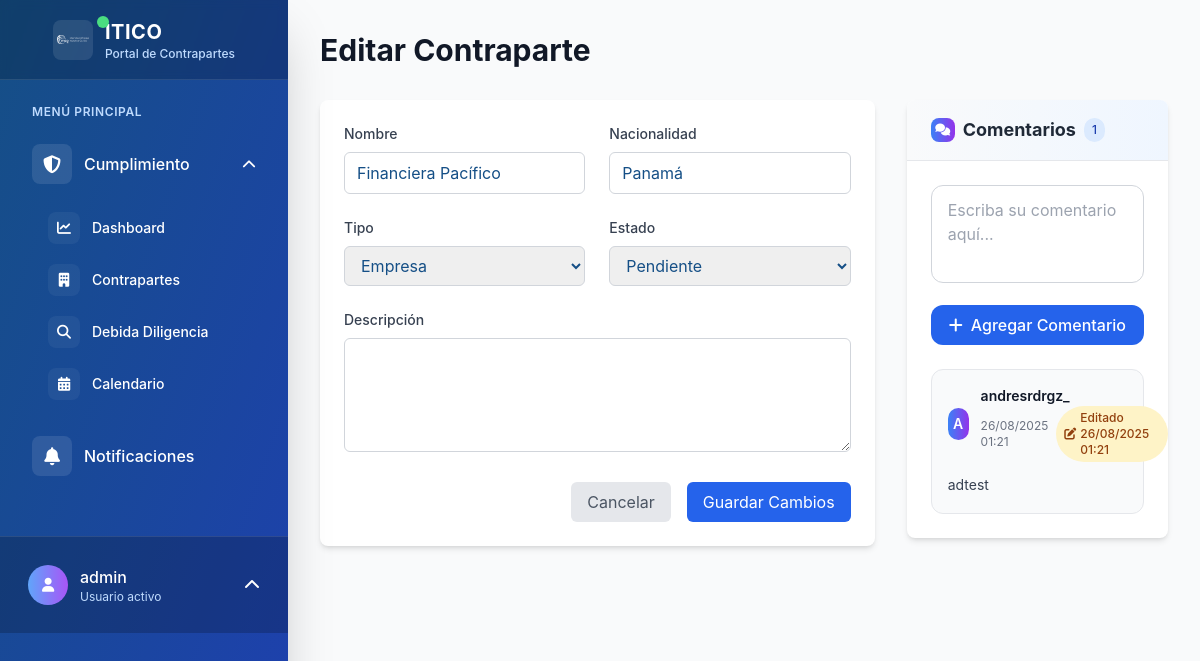
The page /contrapartes/6/editar/ (signed in) on the database its author committed.
### contrapartes/models.py (models this page shows, shortened)
class Contraparte(models.Model):
    ESTADOS_CONTRAPARTE = [
        ('activa', 'Activa'),
        ('inactiva', 'Inactiva'),
        ('pendiente', 'Pendiente de Aprobación'),
        ('rechazada', 'Rechazada'),
        ('en_revision', 'En Revisión'),
    ]
    nombre = models.CharField(max_length=255, verbose_name="Nombre")
    nacionalidad = models.CharField(max_length=100, verbose_name="Nacionalidad")
    tipo = models.ForeignKey(
        TipoContraparte,
        on_delete=models.PROTECT,
        related_name='contrapartes',
        verbose_name="Tipo",
        limit_choices_to={'activo': True},
        help_text="Tipo de contraparte"
    )
    estado = models.CharField(
        max_length=20,
        choices=ESTADOS_CONTRAPARTE,
        default='pendiente',
        verbose_name="Estado"
    )
    fecha_proxima_dd = models.DateField(
        verbose_name="Próxima Debida Diligencia",
        null=True,
        blank=True,
        help_text="Fecha de la próxima renovación de debida diligencia"
    )
    creado_por = models.ForeignKey(
        User,
        on_delete=models.PROTECT,
        related_name='contrapartes_creadas',
        verbose_name="Creado por"
    )
    fecha_creacion = models.DateTimeField(auto_now_add=True, verbose_name="Fecha de creación")
    fecha_actualizacion = models.DateTimeField(auto_now=True, verbose_name="Última actualización")
    descripcion = models.TextField(blank=True, null=True, verbose_name="Descripción")
    notas = models.TextField(blank=True, null=True, verbose_name="Notas adicionales")
    class Meta:
        verbose_name = "Contraparte"
        verbose_name_plural = "Contrapartes"
        ordering = ['-fecha_creacion']
    @property
    def comentarios_activos_count(self):
        return self.comentarios.filter(activo=True).count()

class TipoContraparte(models.Model):
    codigo = models.CharField(
        max_length=20,
        unique=True,
        verbose_name="Código",
        help_text="Código único para identificar el tipo (ej: empresa, ong, etc.)"
    )
    nombre = models.CharField(
        max_length=100,
        verbose_name="Nombre",
        help_text="Nombre descriptivo del tipo de contraparte"
    )
    descripcion = models.TextField(
        blank=True,
        null=True,
        verbose_name="Descripción",
        help_text="Descripción detallada del tipo de contraparte"
    )
    activo = models.BooleanField(
        default=True,
        verbose_name="Activo",
        help_text="Indica si este tipo está disponible para nuevas contrapartes"
    )
    creado_por = models.ForeignKey(
        User,
        on_delete=models.PROTECT,
        related_name='tipos_contraparte_creados',
        verbose_name="Creado por"
    )
    fecha_creacion = models.DateTimeField(auto_now_add=True, verbose_name="Fecha de creación")
    fecha_actualizacion = models.DateTimeField(auto_now=True, verbose_name="Última actualización")
    class Meta:
        verbose_name = "Tipo de Contraparte"
        verbose_name_plural = "Tipos de Contraparte"
        ordering = ['nombre']

class Comentario(models.Model):
    contraparte = models.ForeignKey(
        Contraparte,
        on_delete=models.CASCADE,
        related_name='comentarios',
        verbose_name="Contraparte"
    )
    usuario = models.ForeignKey(
        User,
        on_delete=models.PROTECT,
        related_name='comentarios_contrapartes',
        verbose_name="Usuario"
    )
    contenido = models.TextField(
        verbose_name="Comentario",
        help_text="Contenido del comentario"
    )
    fecha_creacion = models.DateTimeField(
        auto_now_add=True,
        verbose_name="Fecha de creación"
    )
    fecha_actualizacion = models.DateTimeField(
        auto_now=True,
        verbose_name="Fecha de actualización"
    )
    editado = models.BooleanField(
        default=False,
        verbose_name="Editado",
        help_text="Indica si el comentario ha sido editado"
    )
    activo = models.BooleanField(
        default=True,
        verbose_name="Activo"
    )
    class Meta:
        verbose_name = "Comentario"
        verbose_name_plural = "Comentarios"
        ordering = ['-fecha_creacion']

### contrapartes/views.py (the view)
# urls.py: path('<int:pk>/editar/', views.ContraparteUpdateView.as_view(), name='editar'),
class ContraparteUpdateView(LoginRequiredMixin, UpdateView):
    model = Contraparte
    form_class = ContraparteForm
    template_name = 'contrapartes/editar.html'
    success_url = reverse_lazy('contrapartes:lista')
    def get_context_data(self, **kwargs):
        context = super().get_context_data(**kwargs)
        if 'form' not in context:
            context['form'] = self.get_form()
        return context

### templates/contrapartes/editar.html (shortened to what this page needs)
{% extends 'base.html' %}
{% block content %}
<div class="max-w-6xl mx-auto">
    <h1 class="text-3xl font-bold text-gray-900 mb-8">Editar Contraparte</h1>
    <div class="grid grid-cols-1 lg:grid-cols-3 gap-8">
        <div class="lg:col-span-2">
            <div class="bg-white rounded-lg shadow-md p-6">
                <form method="post">
                    <div class="grid grid-cols-1 md:grid-cols-2 gap-6">
                        <div>
                            <label class="block text-sm font-medium text-gray-700 mb-2">Nombre</label>
                            <input type="text" name="nombre" value="{{ object.nombre }}" class="w-full px-3 py-2 border border-gray-300 rounded-md focus:outline-none focus:ring-2 focus:ring-blue-500">
                        </div>
                        <div>
                            <label class="block text-sm font-medium text-gray-700 mb-2">Nacionalidad</label>
                            <input type="text" name="nacionalidad" value="{{ object.nacionalidad }}" class="w-full px-3 py-2 border border-gray-300 rounded-md focus:outline-none focus:ring-2 focus:ring-blue-500">
                        </div>
                        <div>
                            <label class="block text-sm font-medium text-gray-700 mb-2">Tipo</label>
                            <select name="tipo" class="w-full px-3 py-2 border border-gray-300 rounded-md focus:outline-none focus:ring-2 focus:ring-blue-500">
                                {% for tipo in form.tipo.field.queryset %}
                                    <option value="{{ tipo.id }}" {% if object.tipo == tipo %}selected{% endif %}>{{ tipo.nombre }}</option>
                                {% endfor %}
                            </select>
                        </div>
                        <div>
                            <label class="block text-sm font-medium text-gray-700 mb-2">Estado</label>
                            <select name="estado" class="w-full px-3 py-2 border border-gray-300 rounded-md focus:outline-none focus:ring-2 focus:ring-blue-500">
                                <option value="pendiente" {% if object.estado == 'pendiente' %}selected{% endif %}>Pendiente</option>
                            </select>
                        </div>
                        <div class="md:col-span-2">
                            <label class="block text-sm font-medium text-gray-700 mb-2">Descripción</label>
                            <textarea name="descripcion" rows="4" class="w-full px-3 py-2 border border-gray-300 rounded-md focus:outline-none focus:ring-2 focus:ring-blue-500">{{ object.descripcion }}</textarea>
                        </div>
                    </div>
                    <div class="mt-6 flex justify-end space-x-4">
                        <a href="{% url 'contrapartes:detalle' object.pk %}" class="px-4 py-2 text-gray-600 bg-gray-200 rounded-md hover:bg-gray-300">
                            Cancelar
                        </a>
                        <button type="submit" class="px-4 py-2 bg-blue-600 text-white rounded-md hover:bg-blue-700">
                            Guardar Cambios
                        </button>
                    </div>
                </form>
            </div>
        </div>
        <div class="lg:col-span-1">
            <div class="bg-white rounded-lg shadow-md overflow-hidden">
                <div class="bg-gradient-to-r from-gray-50 to-blue-50 px-6 py-4 border-b border-gray-200">
                    <h2 class="text-lg font-bold text-gray-800 flex items-center">
                        <div class="w-6 h-6 rounded-lg bg-gradient-to-r from-blue-500 to-purple-600 flex items-center justify-center text-white mr-2">
                            <i class="fas fa-comments text-xs"></i>
                        </div>
                        Comentarios
                        <span id="comentarios-count" class="ml-2 px-2 py-1 bg-blue-100 text-blue-800 text-xs rounded-full font-medium">
                            {{ object.comentarios_activos_count }}
                        </span>
                    </h2>
                </div>
                <div class="p-6">
                    <form id="comentario-form" class="mb-6">
                        <div class="mb-4">
                            <textarea id="comentario-contenido"
                                      name="contenido"
                                      rows="3"
                                      class="w-full px-4 py-3 border border-gray-300 rounded-xl focus:ring-2 focus:ring-blue-500 focus:border-transparent transition-all duration-200 resize-none"
                                      placeholder="Escriba su comentario aquí..."></textarea>
                        </div>
                        <button type="submit"
                                class="w-full bg-blue-600 text-white px-4 py-2 rounded-xl font-medium hover:bg-blue-700 transition-colors duration-200 flex items-center justify-center">
                            <i class="fas fa-plus mr-2"></i>
                            Agregar Comentario
                        </button>
                    </form>
                    <div id="comentarios-container">
                        {% include 'contrapartes/comentarios_list_partial.html' %}
                    </div>
                </div>
            </div>
        </div>
    </div>
</div>
{% endblock %}

### templates/partials/user_menu.html (shortened to what this page needs)
{% if user.is_authenticated %}
    <div class="p-4 border-t border-white border-opacity-10 bg-black bg-opacity-20">
        <div class="relative">
            <button id="user-menu-button" class="group flex items-center w-full text-white hover:bg-white hover:bg-opacity-10 p-3 rounded-xl transition-all duration-300">
                <div class="flex items-center justify-center w-10 h-10 rounded-full bg-gradient-to-r from-blue-400 to-purple-500 mr-3 group-hover:scale-110 transition-transform duration-300">
                    <i class="fas fa-user text-sm"></i>
                </div>
                <div class="flex-1 text-left">
                    <p class="font-medium truncate group-hover:translate-x-1 transition-transform duration-300">{{ user.get_full_name|default:user.username }}</p>
                    <p class="text-xs text-blue-200">Usuario activo</p>
                </div>
                <i class="fas fa-chevron-up ml-2 transform group-hover:rotate-180 transition-transform duration-300" id="chevron-icon"></i>
            </button>
        </div>
    </div>
{% endif %}

### templates/contrapartes/comentarios_list_partial.html (shortened to what this page needs)
<div class="space-y-4">
    {% for comentario in object.comentarios.all %}
        {% if comentario.activo %}
            <div class="bg-gray-50 rounded-xl p-4 border border-gray-200 hover:border-gray-300 transition-colors duration-200" data-comentario-id="{{ comentario.id }}">
                <div class="flex items-start justify-between mb-3">
                    <div class="flex items-center space-x-3">
                        <div class="w-8 h-8 rounded-full bg-gradient-to-r from-blue-500 to-purple-600 flex items-center justify-center text-white font-semibold text-sm">
                            {{ comentario.usuario.first_name|first|default:comentario.usuario.username|first|upper }}
                        </div>
                        <div>
                            <h4 class="font-semibold text-gray-900 text-sm">
                                {{ comentario.usuario.get_full_name|default:comentario.usuario.username }}
                            </h4>
                            <div class="flex items-center space-x-2 text-xs text-gray-500">
                                <span>{{ comentario.fecha_creacion|date:"d/m/Y H:i" }}</span>
                                {% if comentario.editado %}
                                    <span class="inline-flex items-center px-2 py-1 rounded-full bg-amber-100 text-amber-800 font-medium">
                                        <i class="fas fa-edit mr-1"></i>
                                        Editado {{ comentario.fecha_actualizacion|date:"d/m/Y H:i" }}
                                    </span>
                                {% endif %}
                            </div>
                        </div>
                    </div>
                </div>
                <div class="comentario-contenido">
                    <p class="text-gray-700 text-sm leading-relaxed whitespace-pre-wrap">{{ comentario.contenido }}</p>
                </div>
            </div>
        {% endif %}
    {% endfor %}
</div>

### static/css/itico.css (style rules this page uses)
:root { --color-primario: #154F86; --color-blanco: #FFFFFF; --color-exito: #10B981; --color-advertencia: #F59E0B; --color-error: #EF4444; --color-info: #3B82F6; --color-fondo: var(--color-blanco); --color-fondo-secundario: #F9FAFB; --color-texto: var(--color-primario); --color-texto-secundario: #6B7280; --color-borde: #E5E7EB; --sombra-sm: 0 1px 2px 0 rgba(0, 0, 0, 0.05); --sombra-md: 0 4px 6px -1px rgba(0, 0, 0, 0.1); --sombra-lg: 0 10px 15px -3px rgba(0, 0, 0, 0.1); }
* { margin: 0; padding: 0; box-sizing: border-box; }
body { background: var(--color-fondo); color: var(--color-texto); font-family: -apple-system, BlinkMacSystemFont, 'Segoe UI', Roboto, Oxygen, Ubuntu, Cantarell, sans-serif; line-height: 1.6; }
h1, h2, h3, h4, h5, h6 { color: var(--color-primario); margin-bottom: 1rem; font-weight: 600; }
h1 { font-size: 2.5rem; }
h2 { font-size: 2rem; }
h4 { font-size: 1.5rem; }
a { color: var(--color-primario); text-decoration: none; transition: color 0.3s ease; }
.shadow-md { box-shadow: var(--sombra-md); }
.rounded-lg { border-radius: 0.75rem; }
.p-3 { padding: 0.75rem; }
.p-4 { padding: 1rem; }
.p-6 { padding: 1.5rem; }
.mb-2 { margin-bottom: 0.5rem; }
.mb-3 { margin-bottom: 0.75rem; }
.mb-4 { margin-bottom: 1rem; }
.mb-6 { margin-bottom: 1.5rem; }
.mt-6 { margin-top: 1.5rem; }

### rows shown on the page
Contraparte: nombre "Financiera Pacífico", nacionalidad "Panamá", tipo "Empresa", estado "Pendiente", comentarios_activos_count "1"
Comentario: usuario.first_name|first "A", usuario.get_full_name "andresrdrgz_", fecha_creacion "26/08/2025 01:21", fecha_actualizacion "26/08/2025 01:21", contenido "adtest"

### other values the page prints
{{ user.get_full_name|default:user.username }} "admin"
